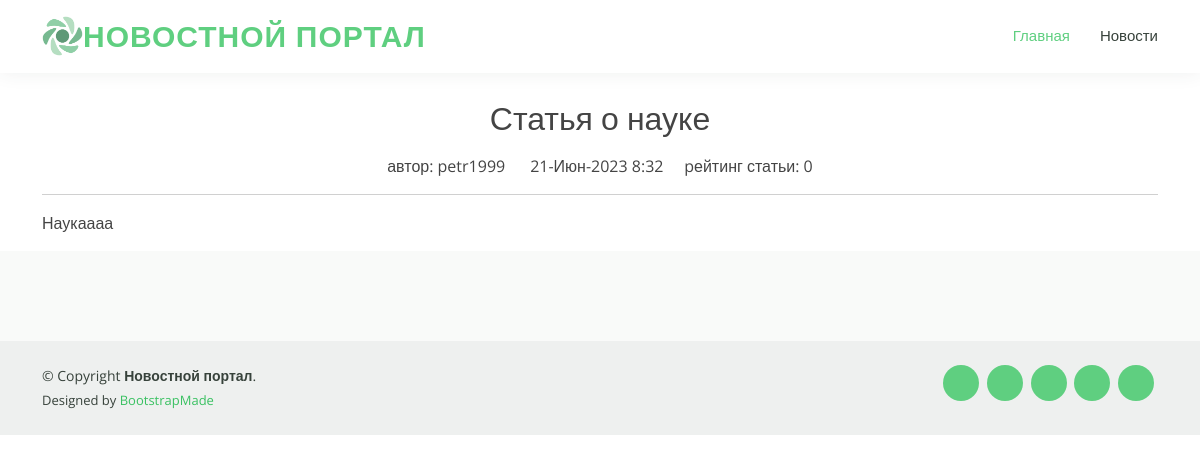
Screenshot of /news/2/ with the database file from the repository.
### news/models.py (models this page shows, shortened)
class Post (models.Model):
    author = models.ForeignKey(Author, on_delete = models.CASCADE)
    article = 'AR'
    new = 'NW'
    POSTS = [
        (article, 'Статья'),
        (new, 'Новость'),
    ]
    post = models.CharField(max_length = 2, choices = POSTS, default = new)
    datatime = models.DateTimeField(auto_now_add = True)
    data = models.DateField (auto_now_add = True)
    category = models.ManyToManyField(Category, through = 'PostCategory')
    title = models.CharField(max_length = 150, default = '')
    text = models.TextField(default = '')
    ratingPost = models.IntegerField(default = 0)

class Author (models.Model):
    userAuthor = models.OneToOneField(User, on_delete = models.CASCADE)
    ratingAuthor = models.IntegerField(default = 0)

### news/views.py (the view)
# urls.py: path('<int:pk>/', NewDetail.as_view(), name='new'),
class NewDetail (DetailView):
    model = Post
    template_name = 'new.html'
    context_object_name = 'new'
    queryset = Post.objects.all()

### news/templatetags/custom_filters.py (called while the page is built)
@register.filter(name='censor')
def censor(text):
    if isinstance(text, str):
        stop_word = ['бля','Бля','БЛЯ']
        text_word = text.split()
        text_censor = []
        for word in text_word:
            if word not in stop_word:
                text_censor.append(word)
        return ' '.join(text_censor)
    else:
        raise ValueError(f'{type(text)} не является строкой')

### templates/new.html (shortened to what this page needs)
{% extends 'flatpages/default.html' %}
{% load custom_filters %}
{% block content %}
<h2><p align="center">{{ new.title | censor }} </p></h2>
<p align="center"> автор: {{ new.author.userAuthor }} &nbsp;&nbsp;&nbsp;&nbsp; {{ new.datatime |date:'d-M-Y G:i' }} &nbsp;&nbsp;&nbsp;&nbsp;pейтинг статьи: {{ new.ratingPost}}</p>
<hr>
<p> {{ new.text | censor }}</p>
{% endblock content %}

### static/assets/css/style.css (style rules this page uses)
body { font-family: "Open Sans", sans-serif; color: #444444; }
h1, h2, h3, h4, h5, h6 { font-family: "Raleway", sans-serif; }

### rows the page displays
Post: title|censor "Статья о науке", author.userAuthor "petr1999", datatime "21-Июн-2023 8:32", ratingPost "0", text|censor "Наукаааа"
